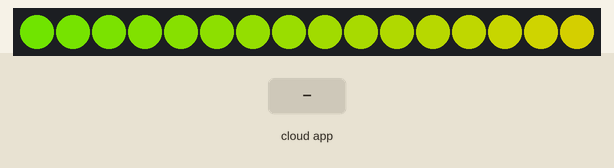
Recording of a sketch running on a simulated Arduino Uno, built with avr-gcc and run on an emulated ATmega328P. Parts: 16 RGB LEDs in strip order, left to right. Inputs (shaded band) come from the test bench. Dim RGB values are drawn brighter than linear; the ROS host is connected and sends only what is stated.

Above: at 11.6 s.
11.7 s: the phone or cloud app sets neo to speaking
At 11.87 s:
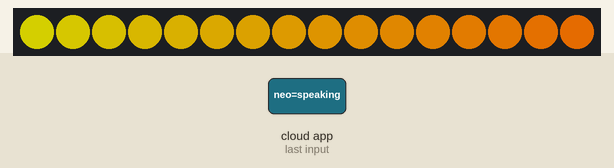
At 16.63 s:
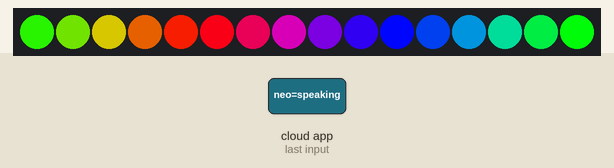
18.2 s: the phone or cloud app sets neo to wait
At 22.07 s:
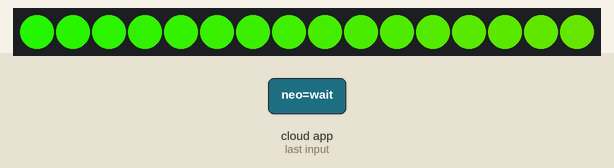

The sketch:

neo.ino
```cpp
#include <Adafruit_NeoPixel.h>
#include <ros.h>
#include <std_msgs/String.h>

#define PIN 6

Adafruit_NeoPixel strip = Adafruit_NeoPixel(16, PIN, NEO_GRB + NEO_KHZ800);

ros::NodeHandle  nh;
std_msgs::String str_msg;
ros::Publisher neo("neo_state", &str_msg);

int mode = 0;

void messageCb( const std_msgs::String& toggle_msg){
  String str = toggle_msg.data;
  if(str == "speaking")
    mode = 1;
  else if(str == "wait")
    mode = 0;
}


ros::Subscriber<std_msgs::String> sub("EMOTI/neo", messageCb );


void setup()
{
  nh.initNode();
  nh.subscribe(sub);
  strip.begin();
  //네오픽셀을 초기화하기 위해 모든LED를 off시킨다
  strip.show();
}

void loop()
{
  if (mode == 0)
    rainbow(20);

  else
    rainbowCycle(20);
  nh.spinOnce();
}

//NeoPixel에 달린 LED를 각각 주어진 인자값 색으로 채워나가는 함수
void colorWipe(uint32_t c, uint8_t wait) {
  for(uint16_t i=0; i<strip.numPixels(); i++) {
      strip.setPixelColor(i, c);
      strip.show();
      delay(wait);
  }
}

//모든 LED를 출력가능한 모든색으로 한번씩 보여주는 동작을 한번하는 함수
void rainbow(uint8_t wait) {
  uint16_t i, j;

  for(j=0; j<256; j++) {
    for(i=0; i<strip.numPixels(); i++) {
      strip.setPixelColor(i, Wheel((i+j) & 255));
    }
    strip.show();
    delay(wait);
  }
}

//NeoPixel에 달린 LED를 각각 다른색으로 시작하여 다양한색으로 5번 반복한다
void rainbowCycle(uint8_t wait) {
  uint16_t i, j;

  for(j=0; j<256; j++) {
    for(i=0; i<strip.numPixels(); i++) {
      strip.setPixelColor(i, Wheel(((i * 256 / strip.numPixels()) + j) & 255));
    }
    strip.show();
    delay(wait);
  }
}

//255가지의 색을 나타내는 함수
uint32_t Wheel(byte WheelPos) {
  if(WheelPos < 85) {
   return strip.Color(WheelPos * 3, 255 - WheelPos * 3, 0);
  } else if(WheelPos < 170) {
   WheelPos -= 85;
   return strip.Color(255 - WheelPos * 3, 0, WheelPos * 3);
  } else {
   WheelPos -= 170;
   return strip.Color(0, WheelPos * 3, 255 - WheelPos * 3);
  }
}
```

Measured:
- after the input at 11.7 s, the LEDs: first differ from a run without the input after 4.8 s (image 2)
- after the input at 18.2 s, the LEDs: first differ from a run without the input after 3.7 s (image 3)
